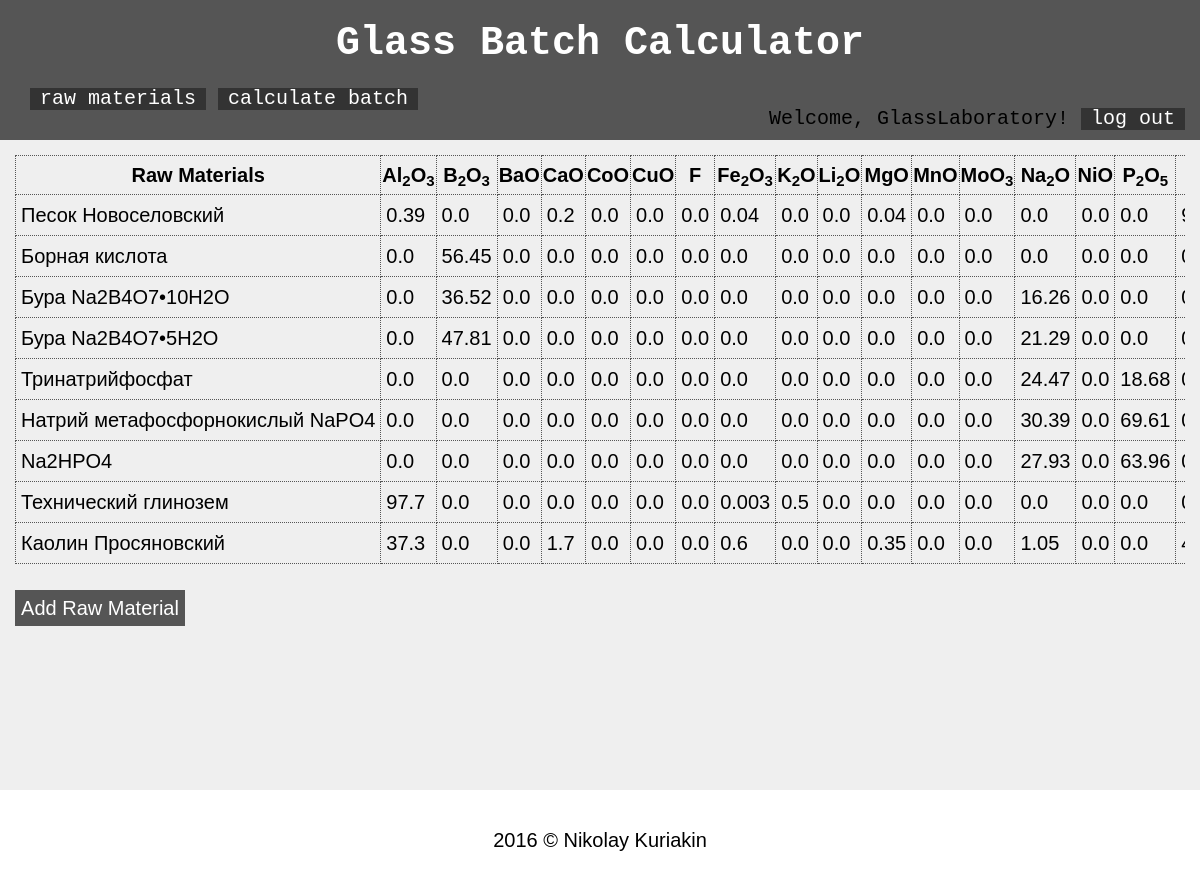
/raw-materials/ (signed in), run on the app's committed database.
### BatchCalculator/models.py (models this page shows, shortened)
class rawMaterial(models.Model):
    materialName = models.CharField('Name of the Material', max_length=200, blank=False)
    contentSiO2 = models.FloatField('Content SiO2', default=0.0)
    contentAl2O3 = models.FloatField('Content of Al2O3', default=0.0)
    contentNa2O = models.FloatField('Content of Na2O', default=0.0)
    contentK2O = models.FloatField('Content of K2O', default=0.0)
    contentLi2O = models.FloatField('Content of Li2O',default=0.0)
    contentCaO = models.FloatField('Content of CaO', default=0.0)
    contentMgO = models.FloatField('Content of MgO', default=0.0)
    contentBaO = models.FloatField('Content of BaO', default=0.0)
    contentSrO = models.FloatField('Content of SrO', default=0.0)
    contentTiO2 = models.FloatField('Content of TiO2', default=0.0)
    contentZrO2 = models.FloatField('Content of ZrO2', default=0.0)
    contentB2O3 = models.FloatField('Content of B2O3', default=0.0)
    contentP2O5 = models.FloatField('Content of P2O5', default=0.0)
    contentZnO = models.FloatField('Content of ZnO', default=0.0)
    contentF = models.FloatField('Content of F', default=0.0)
    contentMnO = models.FloatField('Content of MnO', default=0.0)
    contentMoO3 = models.FloatField('Content of MoO3', default=0.0)
    contentNiO = models.FloatField('Content of NiO', default=0.0)
    contentCuO = models.FloatField('Content of CuO', default=0.0)
    contentCoO = models.FloatField('Content of CoO', default=0.0)
    contentFe2O3 = models.FloatField('Content of Fe2O3', default=0.0)
    author = models.ForeignKey(User, on_delete=models.CASCADE)

### BatchCalculator/views.py (the view)
# urls.py: url(r'^raw-materials/$', views.rawMaterialView, name='rawmateriallist'),
@login_required
def rawMaterialView(request):
	summaryList = []
	for elem in Context_Materials(request):
		oxideList = []
		for oxide in contextOxides:
			oxideList.append(elem['content'+oxide])
		summaryList.append((oxideList, elem['Name'], elem['id']))
	return render(request,
		'BatchCalculator/rawmaterial_list.html',
		{
			'oxideNames': [subscript(i) for i in contextOxides],
			'contentOxides': contextOxides,
			'compositions': summaryList,
		}
	)

### BatchCalculator/views.py (called while the page is built)
def subscript(text):
	for letter in text:
		if letter.isnumeric():
			text = text.replace(letter, '<sub>' + letter + '</sub>')
	return text

def Context_Materials(request):
	contextMaterials = []
	for material in rawMaterial.objects.filter(author=request.user.id):
		MaterialsObj = dict()
		MaterialsObj['Name'] = material.materialName
		MaterialsObj['id'] = material.id
		for oxide in matOxides:
			MaterialsObj[oxide] = getattr(material, str(oxide))
		contextMaterials.append(MaterialsObj)
	return contextMaterials

### BatchCalculator/templates/BatchCalculator/rawmaterial_list.html (shortened to what this page needs)
{% extends "base.html" %}
    {% block content %}
	<table>
	<tr>
		<th>Raw Materials</th>
		{% for oxide in oxideNames%}
		<th>{{oxide|safe}}
		{% endfor %}
	</tr>
	{% for material, Name, id in compositions %}
	<tr>
	    <td>{{Name}}</td>
	    {%for index in material %}
	    	<td>{{index}}</td>
	    {% endfor %}
	    </tr>
	{% endfor %}
	</table>
	<a href="{% url 'addmateriallist' %}" class="addElem">Add Raw Material</a>
	{% endblock %}

### BatchCalculator/templates/base.html (shortened to what this page needs)
{% load analytical %}
{% load static %}
<!DOCTYPE html>
<html lang="en">
<head>
    <link rel="stylesheet" href="{% static 'BatchCalculator/css/normalize.css' %}">
    <link rel="stylesheet" href="{% static 'BatchCalculator/css/style.css' %}">
</head>
<body>
	<header>
		{% block header %}
		<h1><a href = '/'>Glass Batch Calculator</h1></a>
    	<div class='menu'>
    		<a href="{% url 'rawmateriallist' %}">raw materials</a>
    		<a href="{% url 'calculate' %}">calculate batch</a>
    		{% if user.is_anonymous %}
    		<div class='account'>
    			<a href="{% url 'login' %}">login</a>
    			<a href="{% url 'register' %}">register</a>
    		</div>
    		{% else %}
    		<p class='account'>Welcome, {{user.username}}! <a href="{% url 'logout' %}">log out</a></p>
    		{% endif %}
    	</div>
	   {% endblock %}
	</header>
	<div class='content'>
    {% block content %}{% endblock %}
	</div>
	{% block footer %}
	<footer>
	<p>2016 &copy; Nikolay Kuriakin</p>
	</footer>
	{% endblock %}
</body>
</html>

### BatchCalculator/static/BatchCalculator/css/style.css (style rules this page uses)
body { margin: 0 auto; background: #efefef; padding: 0; font: 400 20px/1.8 Arial, sans-serif; }
header { background: #555; padding: 15px; font-family: Courier, sans-serif; line-height: 0.8; }
a { display: inline-block; text-decoration: none; }
header a { display: inline-block; color: white; font-size 0.6em; background: #333; padding: 3px 10px; }
header h1 { color: #fff; margin: 10px 0; text-align: center; min-width: 100%; }
header h1 a { background: none; }
.menu { padding: 15px; position: relative; display: block; }
.account { display: inline-block; position: absolute; right: 0; }
p.account { margin-bottom: 5px; }
.content { padding: 15px; }
table { border-collapse: collapse; display: inline-block; overflow: auto; white-space: nowrap; width: 100%; table-layout: fixed; }
th, td { border: 1px dotted #555; }
td { padding: 2px 5px; }
.addElem { background: #555; width: 170px; color: white; text-align: center; margin: 15px 0; }
footer > p { margin: 0; position: absolute; left: 50%; transform: translate3d(-50%, -50%, 0); top: 50%; }
html, body { height: 100%; }
.content { min-height: 90%; margin-bottom: -100px; }
.content:after { content: ""; display: block; }
footer, .content:after { height: 100px; }
footer { background: white; position: relative; }

### data on the page
rawMaterial: compositions "Песок Новоселовский", material "0.39" "0.0" "0.0" "0.2" "0.0" "0.0" "0.0" "0.04" "0.0" "0.0" "0.04" "0.0" "0.0" "0.0" "0.0" "0.0"
rawMaterial: compositions "Борная кислота", material "0.0" "56.45" "0.0" "0.0" "0.0" "0.0" "0.0" "0.0" "0.0" "0.0" "0.0" "0.0" "0.0" "0.0" "0.0" "0.0"
rawMaterial: compositions "Бура Na2B4O7•10H2O", material "0.0" "36.52" "0.0" "0.0" "0.0" "0.0" "0.0" "0.0" "0.0" "0.0" "0.0" "0.0" "0.0" "16.26" "0.0" "0.0"
rawMaterial: compositions "Бура Na2B4O7•5H2O", material "0.0" "47.81" "0.0" "0.0" "0.0" "0.0" "0.0" "0.0" "0.0" "0.0" "0.0" "0.0" "0.0" "21.29" "0.0" "0.0"
rawMaterial: compositions "Тринатрийфосфат", material "0.0" "0.0" "0.0" "0.0" "0.0" "0.0" "0.0" "0.0" "0.0" "0.0" "0.0" "0.0" "0.0" "24.47" "0.0" "18.68"
rawMaterial: compositions "Натрий метафосфорнокислый NaPO4", material "0.0" "0.0" "0.0" "0.0" "0.0" "0.0" "0.0" "0.0" "0.0" "0.0" "0.0" "0.0" "0.0" "30.39" "0.0" "69.61"
rawMaterial: compositions "Na2HPO4", material "0.0" "0.0" "0.0" "0.0" "0.0" "0.0" "0.0" "0.0" "0.0" "0.0" "0.0" "0.0" "0.0" "27.93" "0.0" "63.96"
rawMaterial: compositions "Технический глинозем", material "97.7" "0.0" "0.0" "0.0" "0.0" "0.0" "0.0" "0.003" "0.5" "0.0" "0.0" "0.0" "0.0" "0.0" "0.0" "0.0"
rawMaterial: compositions "Каолин Просяновский", material "37.3" "0.0" "0.0" "1.7" "0.0" "0.0" "0.0" "0.6" "0.0" "0.0" "0.35" "0.0" "0.0" "1.05" "0.0" "0.0"

### other printed values
{{ user.username }} "GlassLaboratory"
{{ oxide|safe }} "Al 2 O 3" "B 2 O 3" "BaO" "CaO" "CoO" "CuO" "F" "Fe 2 O 3" "K 2 O" "Li 2 O" "MgO" "MnO" "MoO 3" "Na 2 O" "NiO" "P 2 O 5"
